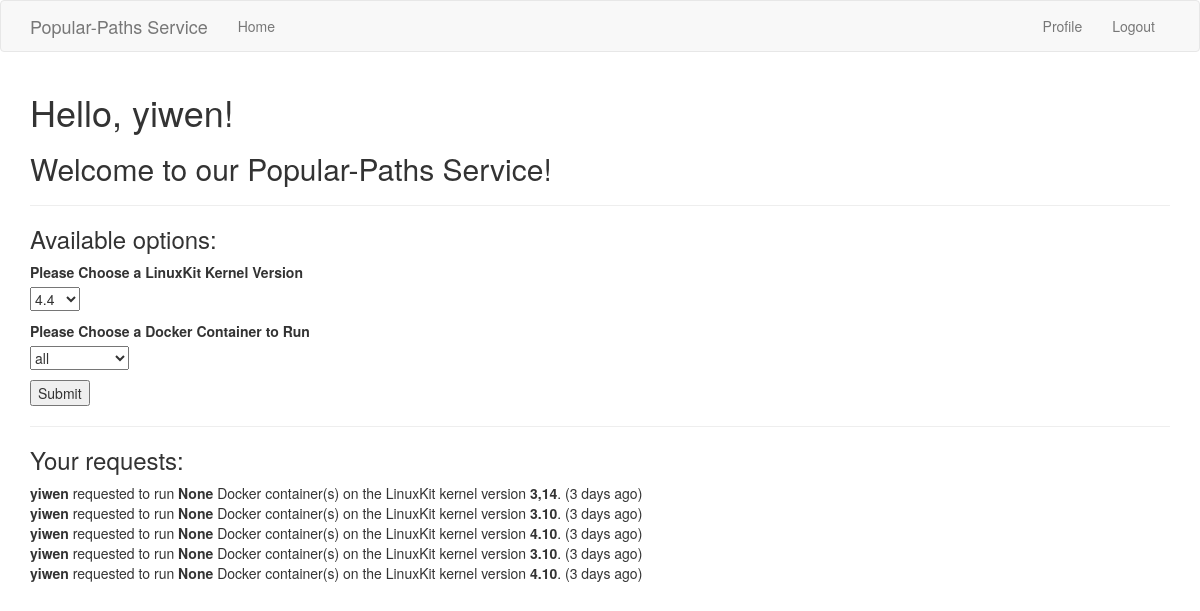
Before: /index (signed in) with the older database file.
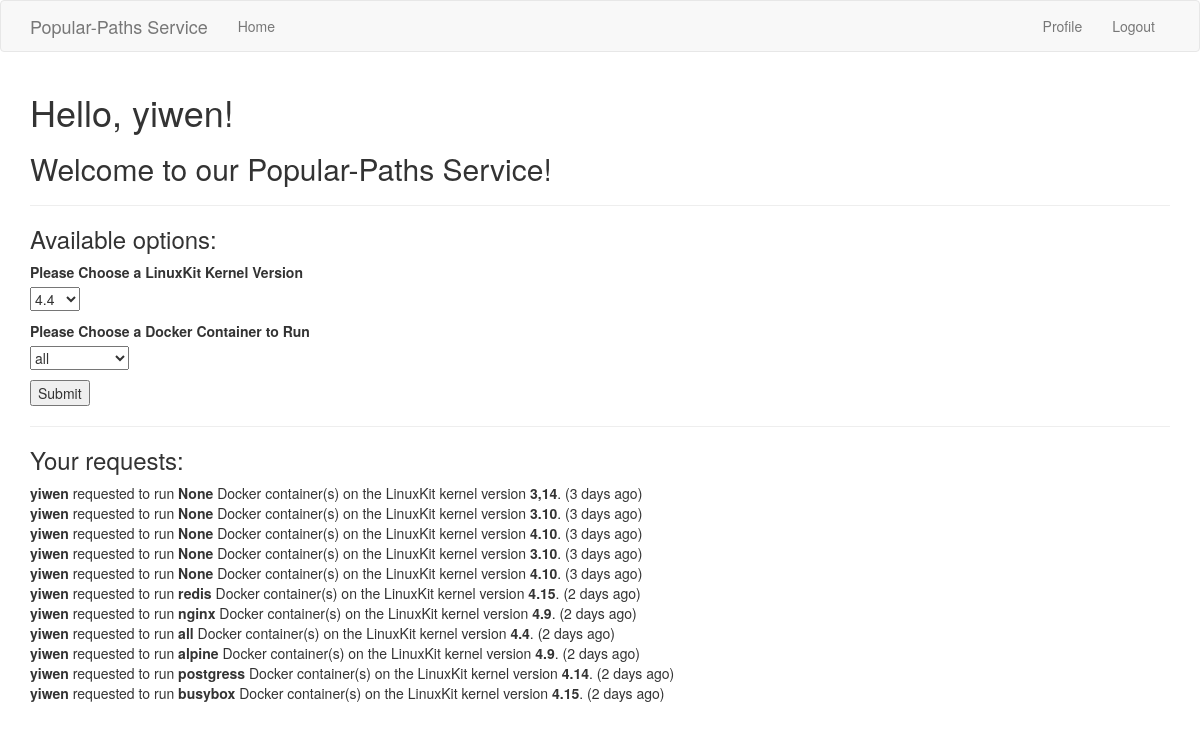
After: the same page with the newer database file.
### app/models.py (models this page shows, shortened)
class User(UserMixin, db.Model):
    id = db.Column(db.Integer, primary_key=True)
    username = db.Column(db.String(64), index=True, unique=True)
    email = db.Column(db.String(120), index=True, unique=True)
    password_hash = db.Column(db.String(128))
    posts = db.relationship('Post', backref='author', lazy='dynamic')
    task = db.relationship('Task', backref='user', lazy='dynamic')
    about_me = db.Column(db.String(140))
    last_seen = db.Column(db.DateTime, default=datetime.utcnow)
    def get_all_posts(self):
        return Post.query.filter_by(user_id=self.id).all()

class Post(db.Model):
    id = db.Column(db.Integer, primary_key=True)
    body = db.Column(db.String(140))
    kernel_version = db.Column(db.String(100))
    container = db.Column(db.String(100))
    timestamp = db.Column(db.DateTime, index=True, default=datetime.utcnow)
    user_id = db.Column(db.Integer, db.ForeignKey('user.id'))

### app/routes.py (the view)
@app.route('/', methods=['GET', 'POST'])
@app.route('/index', methods=['GET', 'POST'])
@login_required
def index():
    form = PostForm()
    if form.validate_on_submit():
        post = Post(body='request', kernel_version=form.kernel_version.data, container=form.container.data, user_id=current_user.id)
        db.session.add(post)
        db.session.commit()
        flash('Your request has been made successfully!')
        return redirect(url_for('index'))
    posts = current_user.get_all_posts()
    return render_template("index.html", title='Home Page', form=form,
                           posts=posts)

### app/forms.py
class PostForm(FlaskForm):
    kernel_version = SelectField(
        'Please Choose a LinuxKit Kernel Version',
        choices=[('4.4', '4.4'), ('4.9', '4.9'), ('4.14', '4.14'), ('4.15', '4.15')]
    )
    container = SelectField(
        'Please Choose a Docker Container to Run',
        choices=[('all', 'all'), ('nginx', 'nginx'), ('alpine', 'alpine'), ('busybox', 'busybox'), ('redis', 'redis'), ('mongo', 'mongo'), ('httpd', 'httpd'), ('ubuntu', 'ubuntu'), ('postgress', 'postgress'), ('node', 'node'), ('mysql', 'mysql'), ('memcached', 'memcached'), ('registry', 'registry'), ('traefik', 'traefik'), ('hello-world', 'hello-world'), ('golang', 'golang'), ('docker', 'docker'), ('mariadb', 'mariadb'), ('consul', 'consul'), ('php', 'php'), ('python', 'python')])
    submit = SubmitField('Submit')

### app/models.py (called while the page is built)
@login.user_loader
def load_user(id):
    return User.query.get(int(id))

### app/routes.py (called while the page is built)
@app.before_request
def before_request():
    if current_user.is_authenticated:
        current_user.last_seen = datetime.utcnow()
        db.session.commit()

### app/templates/index.html (shortened to what this page needs)
{% extends "base.html" %}
{% block app_content %}
    <h1>Hello, {{ current_user.username }}!</h1>
    <h2>Welcome to our Popular-Paths Service!</h2>
    <hr>
    <h3>Available options:</h3>
    <form action="" method="post">
        <p>
            {{ form.kernel_version.label }}<br>
            {{ form.kernel_version }}<br>
        </p>
        <p>
            {{ form.container.label }}<br>
            {{ form.container }}<br>
        </p>
        <p>{{ form.submit() }}</p>
    </form>
    <hr>
    <h3>Your requests:</h3>
    {% for post in posts %}
        {% include '_post.html' %}
    {% endfor %}
{% endblock %}

### app/templates/base.html (shortened to what this page needs)
{% extends 'bootstrap/base.html' %}
{% block navbar %}
    <nav class="navbar navbar-default">
        <div class="container">
            <div class="navbar-header">
                <a class="navbar-brand" href="{{ url_for('index') }}">Popular-Paths Service</a>
            </div>
            <div class="collapse navbar-collapse" id="bs-example-navbar-collapse-1">
                <ul class="nav navbar-nav">
                    <li><a href="{{ url_for('index') }}">Home</a></li>
                </ul>
                <ul class="nav navbar-nav navbar-right">
                    {% if current_user.is_anonymous %}
                    <li><a href="{{ url_for('login') }}">Login</a></li>
                    {% else %}
                    <li><a href="{{ url_for('user', username=current_user.username) }}">Profile</a></li>
                    <li><a href="{{ url_for('logout') }}">Logout</a></li>
                    {% endif %}
                </ul>
            </div>
        </div>
    </nav>
{% endblock %}
{% block content %}
    <div class="container">
        {% block app_content %}{% endblock %}
    </div>
{% endblock %}

### app/templates/_post.html
    <table>
        <tr valign="top">
            <td><b>{{ post.author.username }}</b> requested to run <b>{{ post.container }}</b> Docker container(s) on the LinuxKit kernel version <b>{{ post.kernel_version}}</b>.   ({{ moment(post.timestamp).fromNow() }})</td>
        </tr>
    </table>

Changed rows visible on the page:
added Post: author.username "yiwen", container "redis", kernel_version "4.15", timestamp "2 days ago"
added Post: author.username "yiwen", container "nginx", kernel_version "4.9", timestamp "2 days ago"
added Post: author.username "yiwen", container "all", kernel_version "4.4", timestamp "2 days ago"
added Post: author.username "yiwen", container "alpine", kernel_version "4.9", timestamp "2 days ago"
added Post: author.username "yiwen", container "postgress", kernel_version "4.14", timestamp "2 days ago"
added Post: author.username "yiwen", container "busybox", kernel_version "4.15", timestamp "2 days ago"
